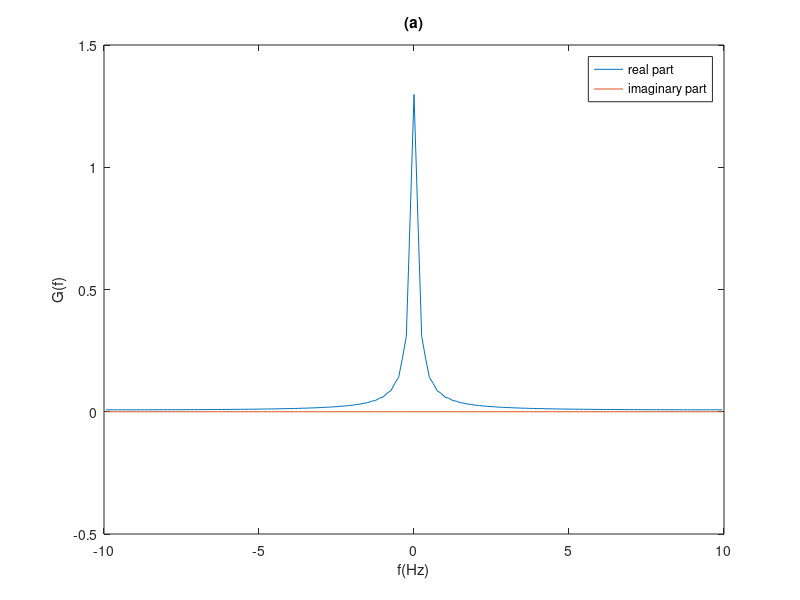
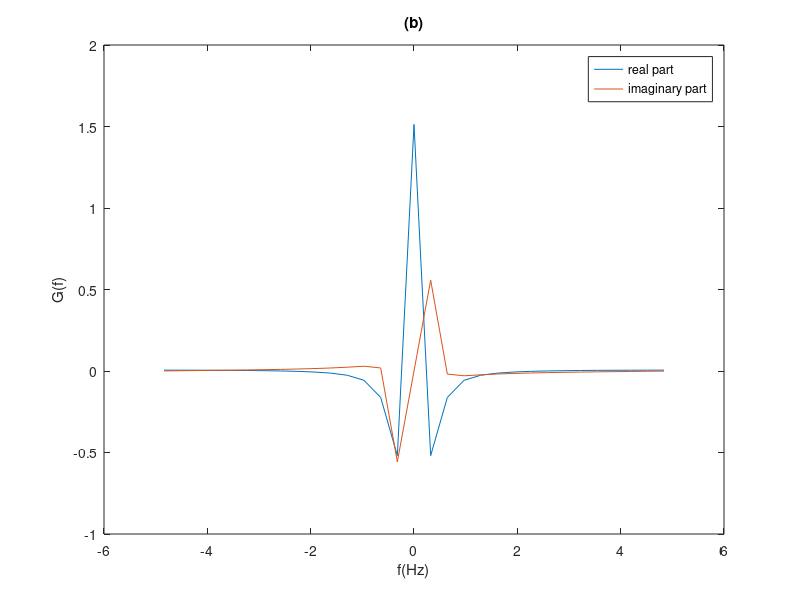

The MATLAB script that drew these images, in order:
%(a)
for i = 1:161
    g(i) = exp(- sqrt(abs((i-1)/20-4)) ) - exp(-2);
end

for i = 1:161
    f(i) = 20/161*i - 20*81/161;
end
G = fft(g);
G = fftshift(G);
for i = 1:161
    G(i) = G(i) * 0.05 * exp(2*pi*4*f(i)*sqrt(-1));
end

figure;
plot(f,real(G),f,imag(G));
legend("real part","imaginary part")
title('(a)');
xlabel('f(Hz)');
ylabel('G(f)');

%(b)
for i = 1:31
    g2(i) = sin((pi*((i-1)/10)^2)/9);
end
for i = 1:31
    f2(i) = 10/31*i - 10*16/31;
end

G2 = fft(g2);
G2 = fftshift(G2)*0.1;
figure;
plot(f2,real(G2),f2,imag(G2));
legend("real part","imaginary part")
title('(b)');
xlabel('f(Hz)');
ylabel('G(f)');
